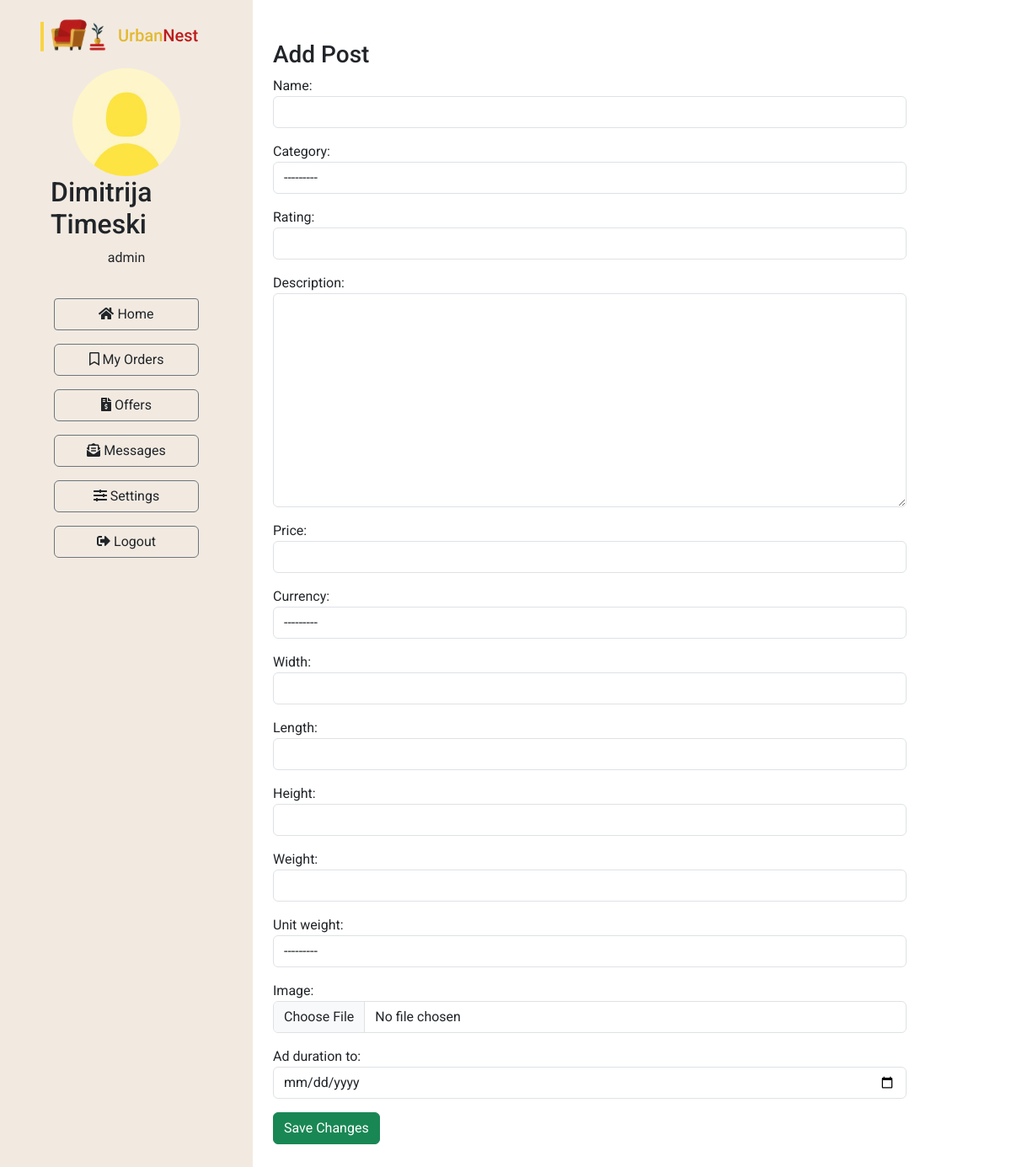
Page /ad/add_furniture_ad (signed in) on the committed database.
### Furniture/models.py (models this page shows, shortened)
class UrbanNestUser(models.Model):
    user = models.OneToOneField(User, on_delete=models.CASCADE)
    first_name = models.CharField(max_length=100)
    last_name = models.CharField(max_length=100)
    photo = models.ImageField(upload_to='images/users', null=True, blank=True)
    address = models.CharField(max_length=200)
    city = models.CharField(max_length=100)
    postal_code = models.CharField(max_length=100)
    province = models.CharField(max_length=100)
    country = CountryField()
    phone_number = models.CharField(max_length=15)
    shopping_cart = models.ForeignKey('ShoppingCart', on_delete=models.CASCADE, null=True, blank=True)

class Category(models.Model):
    name = models.CharField(max_length=255)
    photo = models.ImageField(upload_to='images/categories', null=True, blank=True)
    creation_date = models.DateTimeField(auto_now_add=True)
    last_modified_date = models.DateTimeField(auto_now=True)
    def __str__(self):
        return self.name

### Furniture/views.py (the view)
# urls.py: path('ad/add_furniture_ad', add_furniture_ad, name='add_furniture_ad'),
@login_required
def add_furniture_ad(request):
    if request.method == 'POST':
        form = FurnitureAdForm(request.POST, request.FILES)
        if form.is_valid():
            furniture_ad = form.save(commit=False)
            furniture_ad.seller = UrbanNestUser.objects.get(user=request.user)
            if not request.FILES:
                furniture_ad.image = 'images/furnitures/default.jpg'
            furniture_ad.save()
            return redirect('dashboard_home')
    else:
        form = FurnitureAdForm()
    user = UrbanNestUser.objects.get(user=request.user)
    context = {'form': form, 'user': user}
    return render(request, 'ad-add.html', context=context)

### Furniture/forms.py
class FurnitureAdForm(forms.ModelForm):
    def __init__(self, *args, **kwargs):
        super(FurnitureAdForm, self).__init__(*args, **kwargs)
        for field in self.visible_fields():
            field.field.widget.attrs['class'] = 'form-control'
        self.fields['ad_duration_to'].widget = forms.DateInput(
            attrs={'type': 'date', 'class': 'form-control datepicker'}
        )
    class Meta:
        model = FurnitureAd
        exclude = ["user", "seller", "views", "status", "active"]

### Furniture/templates/ad-add.html (shortened to what this page needs)
{% extends "dashboard/base-dashboard.html" %}
{% block content %}
<div class="container my-5">
    <h3>Add Post</h3>
    <form method="post" enctype="multipart/form-data">
        {{ form.as_p }}
        <button id="post_furniture_ad" type="submit" class="btn btn-success">Save Changes</button>
    </form>
</div>
{% endblock %}

### Furniture/templates/dashboard/base-dashboard.html (shortened to what this page needs)
<!DOCTYPE html>
<html lang="en">
<head>
    <link rel="stylesheet" href="https://cdn.jsdelivr.net/npm/bootstrap@5.3.0/dist/css/bootstrap.min.css">
    <link rel="stylesheet"
          href="https://cdn.jsdelivr.net/npm/@fortawesome/fontawesome-free@6.2.1/css/fontawesome.min.css"
>
</head>
<body>
<div style="min-height: 100vh;">
    <div class="row d-flex align-items-stretch p-0 m-0">
        <div class="py-3 px-5 col-md-3" style="background: #F2EAE1; min-height: 100vh;">
            <a href="{% url 'index' %}">
                <div>
                </div>
            </a>
            <div class="pt-3 container d-flex flex-column align-items-center justify-content-center mb-1">
                {% if user.photo %}
                <img src="{{ MEDIA_URL }}{{ user.photo.url }}" alt="" class="rounded-circle"
                     style="width: 128px; height: 128px;">
                {% endif %}
                <h2>{{ user.first_name }} {{ user.last_name }}</h2>
                <p>{{ user.user.username }}</p>
            </div>
            <div class="d-flex flex-column justify-content-center px-3 gap-3 py-3">
                <a href="{% url 'dashboard_home' %}" class="text-decoration-none text-reset btn btn-outline-secondary"
                   style="border-radius: 4px;"><i class="fas fa-home"></i> Home</a>
                <a href="{% url 'my_orders' %}" class="text-decoration-none text-reset btn btn-outline-secondary"><i
                        class='far fa-bookmark'></i> My
                    Orders</a>
                <a href="{% url 'offers' %}" class="text-decoration-none text-reset btn btn-outline-secondary"><i
                        class='fas fa-file-invoice-dollar'></i> Offers</a>
                <a href="{% url 'dashboard_messages' %}"
                   class="text-decoration-none text-reset btn btn-outline-secondary"><i
                        class='fas fa-envelope-open-text'></i> Messages</a>
                <a href="{% url 'edit_settings' %}" class="text-decoration-none text-reset btn btn-outline-secondary"><i
                        class='fas fa-sliders-h'></i> Settings</a>
                <a href="{% url 'logout' %}" class="text-decoration-none text-reset btn btn-outline-secondary"><i
                        class="fas fa-sign-out-alt"></i> Logout</a>
            </div>
        </div>
        <div class="col-md-8 white">
            {% block content %}{% endblock %}
        </div>
    </div>
</div>
</body>
</html>

### Furniture/templates/dashboard/base-dashboard.html (style rules this page uses)
* { font-family: 'Roboto', sans-serif !important; }
html, body { margin: 0; padding: 0; }
* { box-sizing: border-box; }

### rows in the picture
UrbanNestUser: photo (placeholder picture), first_name "Dimitrija", last_name "Timeski", user.username "admin"
